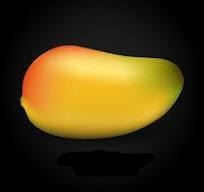
#> input picture mangowithblackground.jpg, 204 x 192 px
$ python DetectMango.py
#> lines starting #> are read from the running program, lines starting #| are printed output that depends on the picture; after the words box and inside, x2 and y2 are one past the last pixel; in counts of white or black regions, pixels touching at a corner belong together
import cv2
import numpy as np
from PIL import Image

def Image_to_grid(window, test, miss=0):
    # Open image, convert to black and white mode
    image = Image.fromarray(window).convert('1')
    w, h = image.size

    imagetest = Image.fromarray(test).convert('1')

    # Temporary NumPy array of type bool to work on
    temp = np.array(image, dtype=bool)
    temptest = np.array(imagetest, dtype=bool)

    # Detect changes between neighboring pixels
    diff_y = np.abs(np.diff(temp, axis=0).astype(bool))  # Convert diff_y to bool
    diff_x = np.abs(np.diff(temp, axis=1).astype(bool))  # Convert diff_x to bool

    diff_ytest = np.abs(np.diff(temptest, axis=0).astype(bool))
    diff_xtest = np.abs(np.diff(temptest, axis=1).astype(bool))

    # Create a union image of detected changes
    temp = np.zeros_like(temp, dtype=bool)
    temp[:h-1, :] |= diff_y
    temp[:, :w-1] |= diff_x

    temptest = np.zeros_like(temptest, dtype=bool)
    temptest[:h-1, :] |= diff_ytest
    temptest[:, :w-1] |= diff_xtest

    # Calculate distances between detected changes
    diff_y = np.diff(np.nonzero(np.diff(np.sum(temp, axis=0))))
    diff_x = np.diff(np.nonzero(np.diff(np.sum(temp, axis=1))))

    diff_ytest = np.diff(np.nonzero(np.diff(np.sum(temptest, axis=0))))
    diff_xtest = np.diff(np.nonzero(np.diff(np.sum(temptest, axis=1))))

    # Calculate tile height and width
    ht = np.median(diff_y[diff_y > 1]) + 2
    wt = np.median(diff_x[diff_x > 1]) + 2

    httest = np.median(diff_ytest[diff_ytest > 1]) + 2
    wttest = np.median(diff_xtest[diff_xtest > 1]) + 2

    # Resize image w.r.t. tile height and width
    if (ht > 0 and wt > 0) and (httest > 0 and wttest > 0):  # Ensure that ht/httest and wt/wttest are greater than 0
        array = np.array(image.resize((int(w/wt), int(h/ht)))).astype(int)
        arraytest = np.array(imagetest.resize((int(w/wt), int(h/ht)))).astype(int)
        for y in range(0, int(h/ht)):
            for x in range(0, int(w/wt)):
                print(array[y][x], end=" ")

                if array[y][x] != arraytest[y][x]:
                    miss += 1
            print(" | ",end="")
            for x in range(0, int(w/wt)):
                print(arraytest[y][x], end=" ")
            print("")
        return miss
    else:
        print("Invalid tile height or width.")
        return None


def convert_to_binary(img_grayscale, thresh=100):
    thresh, img_binary = cv2.threshold(img_grayscale, thresh, maxval=255, type=cv2.THRESH_BINARY)
    return img_binary

def sliding_window(image, step_size, window_size):
    # get the window and image sizes
    h, w = window_size
    image_h, image_w = image.shape[:2]
    # loop over the image, taking steps of size `step_size`
    for y in range(0, image_h, step_size):
        for x in range(0, image_w, step_size):
            # define the window
            window = image[y:y + h, x:x + w]
            # if the window is below the minimum window size, ignore it
            if window.shape[:2] != window_size:
                continue
            # yield the current window
            yield (x, y, window)


path_image_test = "mangotest.jpg"
path_image_patter = "mangowithblackground.jpg"

image_patter = cv2.imread(path_image_patter, cv2.IMREAD_GRAYSCALE)
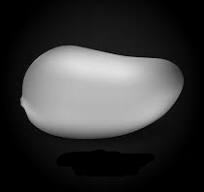
#> image_patter: shape (192, 204); min 0, max 225, mean 56.5
window_patter = cv2.resize(image_patter,(90,90))
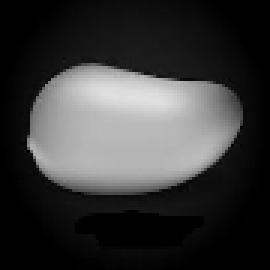
#> window_patter: shape (90, 90) (shown 3 times larger); min 0, max 225, mean 56.4
window_patter = convert_to_binary(window_patter)
#> in convert_to_binary, `thresh, img_binary = cv2.threshold(img_grayscale, thresh, maxval=255, ..`:
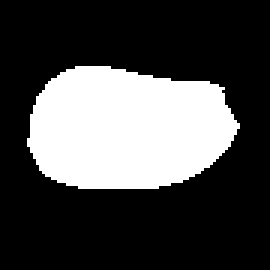
#> img_binary: shape (90, 90) (shown 3 times larger); 28.5% white; 1 white region, box (x1, y1, x2, y2) and area: (9, 22, 80, 63) 2306
#> in convert_to_binary, `thresh, img_binary = cv2.threshold(img_grayscale, thresh, maxval=255, ..`: thresh = 100

image_test = cv2.imread(path_image_test)
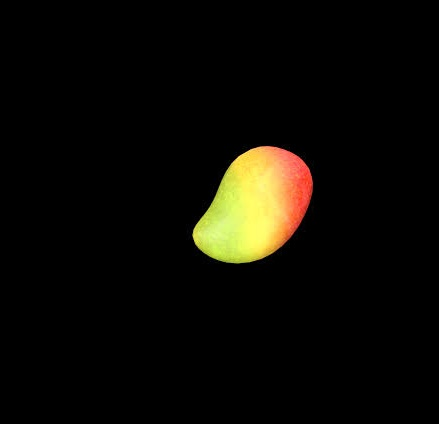
#> input picture mangotest.jpg, 439 x 424 px
#> image_test is the input picture: shape (424, 439, 3); mean B, G, R 4.8, 10.6, 12.4
h_o, w_o, _ = image_test.shape # to resize clone to origin size
#> h_o = 424; w_o = 439
image_test_gray = cv2.imread(path_image_test, cv2.IMREAD_GRAYSCALE)
#> image_test_gray: shape (424, 439); min 0, max 239, mean 10.5
image_test_binnary = convert_to_binary(image_test_gray)
#> call 2 of convert_to_binary, with thresh = 100
#> in convert_to_binary (call 2), `thresh, img_binary = cv2.threshold(img_grayscale, thresh, maxval=255, ..`:
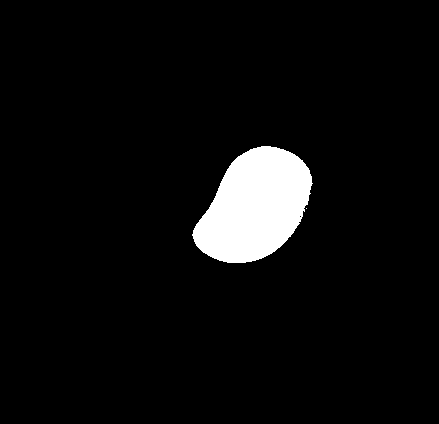
#> img_binary: shape (424, 439); 5.2% white; 2 white regions (1 under 20 px), largest, box (x1, y1, x2, y2) and area: (192, 146, 313, 263) 9613
# Size of window
w, h = 90,90
# miss point
miss = np.zeros(1000)
countmiss = 0
isObject = False

while True:

    for (x, y, window) in sliding_window(image_test, step_size=30, window_size=(w, h)):

        test_window = image_test_binnary[y:y+h, x:x+w]
        miss[countmiss] = Image_to_grid(window_patter, test_window)

        print("Miss: ", miss[countmiss])

        clone = image_test.copy()
        cv2.rectangle(clone, (x, y), (x + w, y + h), (0, 255, 0), 2)

        if miss[countmiss] is not None and miss[countmiss] < 80:
            none_zero = miss[miss!=0]
            if len(none_zero) > 0 and miss[countmiss] <= np.min(none_zero):
                clone = cv2.resize(clone, (w_o, h_o))
                cv2.imwrite('bounding_box_%d_%s' %(miss[countmiss], path_image_test) , clone)
                isObject = True

        cv2.imshow("Window", clone)
        cv2.imshow("Window_test", test_window)
        cv2.imshow("Window_patter", window_patter)

        cv2.waitKey(10)
        print("")
#> this loop made 144 passes
#> (x, y, httest in Image_to_grid, wttest in Image_to_grid) on passes 1 to 12: (0, 0, nan, nan), (30, 0, nan, nan), (60, 0, nan, nan), (90, 0, nan, nan), (120, 0, nan, nan), (150, 0, nan, nan), (180, 0, nan, nan), (210, 0, nan, nan), (240, 0, nan, nan), (270, 0, nan, nan), (300, 0, nan, nan), (330, 0, nan, nan)
#> (x, y, httest in Image_to_grid, wttest in Image_to_grid) on passes 31, 32, 33, 54: (180, 60, nan, 4), (210, 60, 6, 4), (240, 60, 6, 4), (150, 120, 5, nan)
#> (printed output is left out)
#> pass 1, in Image_to_grid, `diff_x = np.abs(np.diff(temp, axis=1).astype(bool))`:
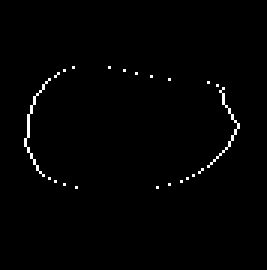
#> diff_x: shape (90, 89) bool (shown 3 times larger); 1% white in thin lines or dots, all inside (x1, y1, x2, y2) = (8, 22, 80, 63)
    if image_test.shape[0] <= 1 or image_test.shape[1] <= 1:
        break
    image_test = cv2.pyrDown(image_test)
#> image_test: shape (212, 220, 3)
    image_test_gray = cv2.cvtColor(image_test, cv2.COLOR_BGR2GRAY)
#> image_test_gray: shape (212, 220)
    image_test_binnary = convert_to_binary(image_test_gray)
#> call 3 of convert_to_binary, with thresh = 100
#> in convert_to_binary (call 3), `thresh, img_binary = cv2.threshold(img_grayscale, thresh, maxval=255, ..`:
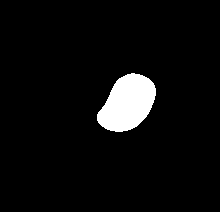
#> img_binary: shape (212, 220); 5.1% white; 1 white region, box (x1, y1, x2, y2) and area: (97, 73, 156, 132) 2384
if not isObject:
    print("There are no mangoes in the photo")
